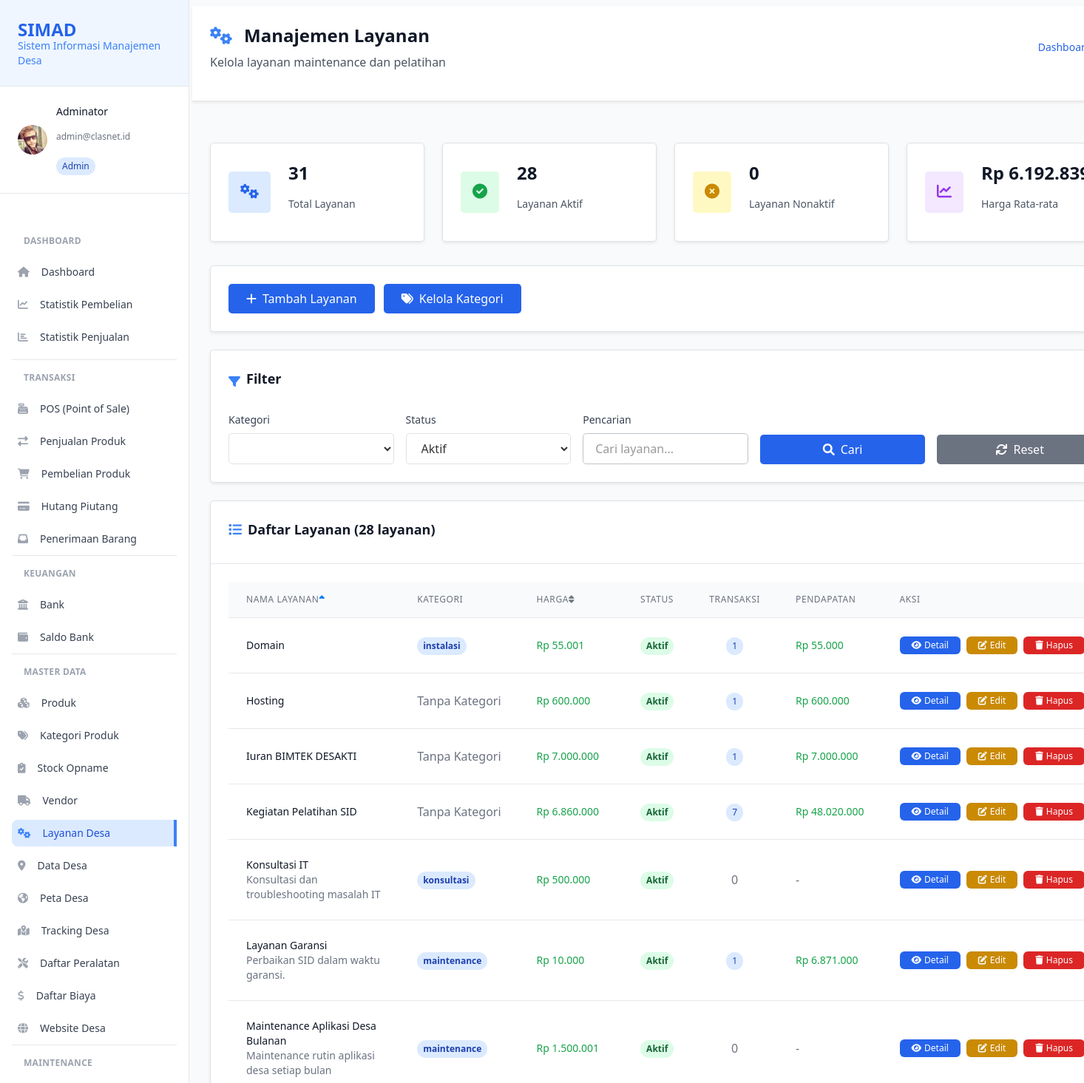
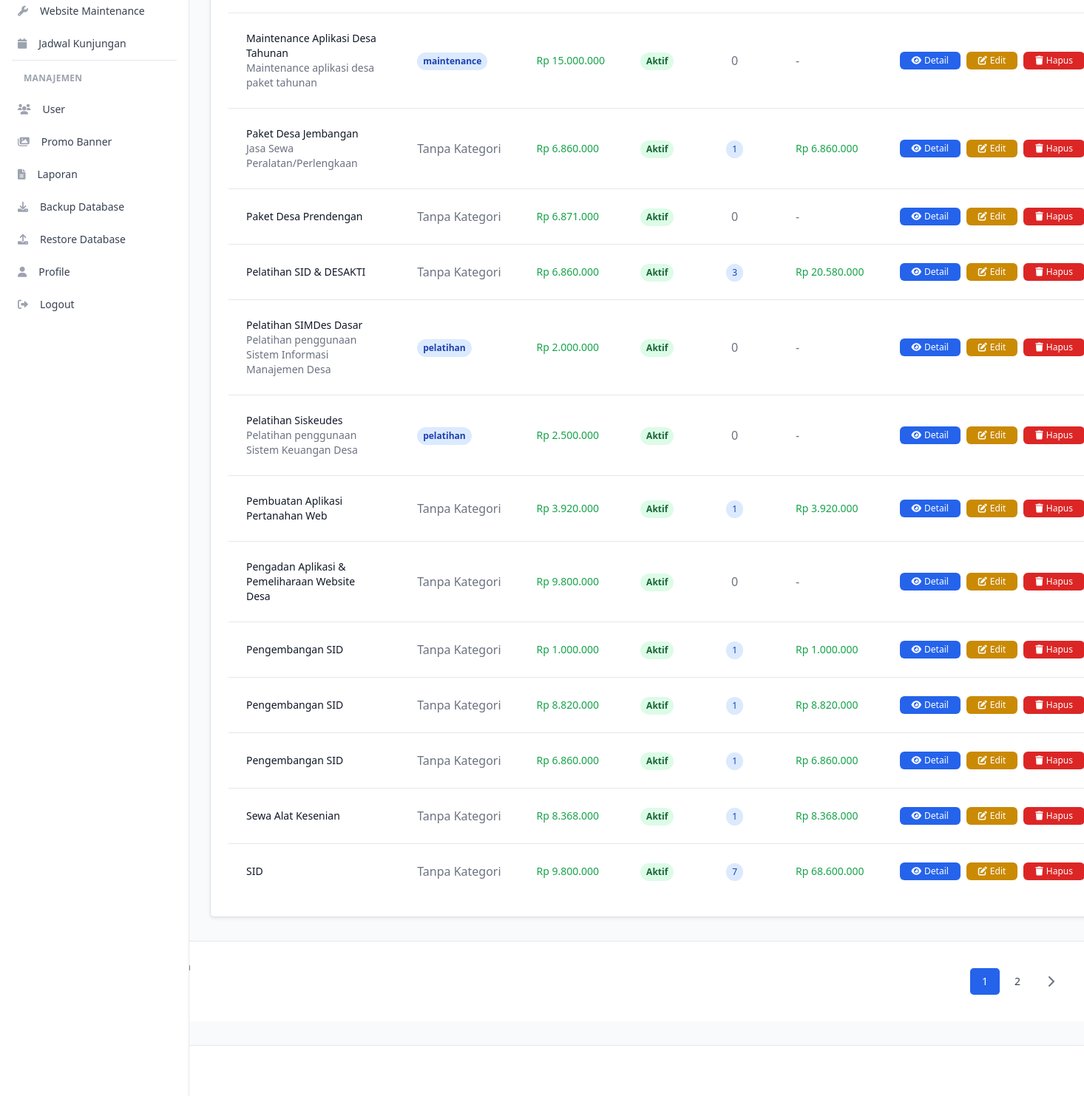
Page /layanan.php (signed in) on the committed database (2 pictures, top to bottom).
### tables this page shows
CREATE TABLE `users` (
  `id` int(11) NOT NULL,
  `username` varchar(50) NOT NULL,
  `email` varchar(100) NOT NULL,
  `password` varchar(255) NOT NULL,
  `nama_lengkap` varchar(100) NOT NULL,
  `role` enum('admin','akunting','supervisor','teknisi','programmer','sales','finance') NOT NULL,
  `no_hp` varchar(20) DEFAULT NULL,
  `foto_profil` varchar(255) DEFAULT NULL,
  `status` enum('aktif','nonaktif') DEFAULT 'aktif',
  `created_at` timestamp NOT NULL DEFAULT current_timestamp(),
  `updated_at` timestamp NOT NULL DEFAULT current_timestamp() ON UPDATE current_timestamp(),
  `last_login` timestamp NULL DEFAULT NULL
);

CREATE TABLE `layanan` (
  `id` int(11) NOT NULL,
  `kode_layanan` varchar(20) NOT NULL,
  `nama_layanan` varchar(100) NOT NULL,
  `jenis_layanan` enum('maintenance','pelatihan','instalasi','konsultasi','pengembangan') NOT NULL,
  `deskripsi` text DEFAULT NULL,
  `gambar` varchar(255) DEFAULT NULL,
  `harga` decimal(15,2) NOT NULL,
  `durasi_hari` int(11) DEFAULT NULL,
  `status` enum('aktif','nonaktif') DEFAULT 'aktif',
  `created_at` timestamp NOT NULL DEFAULT current_timestamp(),
  `updated_at` timestamp NOT NULL DEFAULT current_timestamp() ON UPDATE current_timestamp(),
  `harga_diskon` decimal(15,2) DEFAULT NULL COMMENT 'Harga setelah diskon',
  `is_featured` tinyint(1) DEFAULT 0 COMMENT '1 = layanan unggulan, 0 = layanan biasa'
);

### layanan.php (the view, shortened to what the rows shown need)
<?php
require_once 'config/database.php';
require_once 'config/auth.php';
$db = getDatabase();
function formatRupiah($angka) {
    return 'Rp ' . number_format($angka, 0, ',', '.');
}
$status_filter = $_GET['status'] ?? 'aktif';
$sort = $_GET['sort'] ?? 'nama_layanan';
$order = $_GET['order'] ?? 'ASC';
$page = max(1, intval($_GET['page'] ?? 1));
$limit = 20;
$offset = ($page - 1) * $limit;
$where_conditions = ["l.status != 'deleted'"];
$params = [];
if ($status_filter && $status_filter !== 'semua') {
    $where_conditions[] = "l.status = ?";
    $params[] = $status_filter;
}
$where_clause = implode(' AND ', $where_conditions);
$layanan_query = "
    SELECT l.id,
           l.kode_layanan,
           l.nama_layanan,
           l.jenis_layanan,
           l.harga,
           l.durasi_hari as durasi,
           l.deskripsi,
           l.status,
           l.created_at,
           l.updated_at,
           COALESCE(stats.total_transaksi, 0) as total_transaksi,
           COALESCE(stats.total_pendapatan, 0) as total_pendapatan
    FROM layanan l
    LEFT JOIN (
        SELECT td.layanan_id,
               COUNT(DISTINCT td.transaksi_id) as total_transaksi,
               SUM(td.subtotal) as total_pendapatan
        FROM transaksi_detail td
        JOIN transaksi t ON td.transaksi_id = t.id
        WHERE td.layanan_id IS NOT NULL
        GROUP BY td.layanan_id
    ) stats ON l.id = stats.layanan_id
    WHERE $where_clause
    ORDER BY l.$sort $order
    LIMIT $limit OFFSET $offset
";
$layanan_list = $db->select($layanan_query, $params);
function getStatusText($status) {
    $texts = [
        'aktif' => 'Aktif',
        'nonaktif' => 'Nonaktif',
        'deleted' => 'Dihapus'
    ];
    return $texts[$status] ?? $status;
}
function getSortIcon($column, $current_sort, $current_order) {
    if ($column !== $current_sort) {
        return '<i class="fa fa-sort text-muted"></i>';
    }
    return $current_order === 'ASC' ?
        '<i class="fa fa-sort-up text-primary"></i>' :
        '<i class="fa fa-sort-down text-primary"></i>';
}
function getSortUrl($column, $current_sort, $current_order) {
    $new_order = ($column === $current_sort && $current_order === 'ASC') ? 'DESC' : 'ASC';
    $params = $_GET;
    $params['sort'] = $column;
    $params['order'] = $new_order;
    unset($params['page']);
    return '?' . http_build_query($params);
}
?>
<!DOCTYPE html>
<html lang="id">
<head>
    <script src="https://cdn.tailwindcss.com"></script>
    <link rel="stylesheet" href="https://cdnjs.cloudflare.com/ajax/libs/font-awesome/6.0.0/css/all.min.css">
</head>
<body class="bg-gray-50 font-sans">
    <?php include 'layouts/header.php'; ?>
    <div class="bg-white shadow-sm border-b border-gray-200 mb-6">
        <div class="px-6 py-4">
            <div class="flex items-center justify-between">
                <div>
                    <h1 class="text-2xl font-bold text-gray-900 flex items-center">
                        <i class="fa fa-cogs text-primary-500 mr-3"></i>
                        Manajemen Layanan
                    </h1>
                </div>
            </div>
        </div>
    </div>
    <div class="max-w-7xl ml-0 px-4 sm:px-6 lg:px-8 py-8 overflow-hidden">
        <div class="bg-white rounded-lg shadow-sm border border-gray-200">
            <div class="p-6">
                <?php if (empty($layanan_list)): ?>
                <div class="text-center py-12">
                    <i class="fa fa-cogs text-6xl text-gray-400 mb-4"></i>
                    <h4 class="text-xl font-semibold text-gray-600 mb-2">Tidak ada layanan ditemukan</h4>
                    <p class="text-gray-500 mb-6">Silakan tambah layanan baru atau ubah filter pencarian.</p>
                    <?php if (AuthStatic::hasRole(['admin', 'sales'])): ?>
                    <a href="layanan-add.php" class="inline-flex items-center px-4 py-2 bg-primary-600 text-white rounded-lg hover:bg-primary-700 transition-colors">
                        <i class="fa fa-plus mr-2"></i> Tambah Layanan Pertama
                    </a>
                    <?php endif; ?>
                </div>
                <?php else: ?>
                <div class="overflow-x-auto">
                    <table class="min-w-full divide-y divide-gray-200">
                        <thead class="bg-gray-50">
                            <tr>
                                <th class="px-6 py-3 text-left text-xs font-medium text-gray-500 uppercase tracking-wider cursor-pointer hover:bg-gray-100" onclick="location.href='<?= getSortUrl('nama_layanan', $sort, $order) ?>'">
                                    <div class="flex items-center">
                                        Nama Layanan <?= getSortIcon('nama_layanan', $sort, $order) ?>
                                    </div>
                                </th>
                                <th class="px-6 py-3 text-left text-xs font-medium text-gray-500 uppercase tracking-wider">Kategori</th>
                                <th class="px-6 py-3 text-left text-xs font-medium text-gray-500 uppercase tracking-wider cursor-pointer hover:bg-gray-100" onclick="location.href='<?= getSortUrl('harga', $sort, $order) ?>'">
                                    <div class="flex items-center">
                                        Harga <?= getSortIcon('harga', $sort, $order) ?>
                                    </div>
                                </th>
                                <th class="px-6 py-3 text-left text-xs font-medium text-gray-500 uppercase tracking-wider">Status</th>
                                <th class="px-6 py-3 text-left text-xs font-medium text-gray-500 uppercase tracking-wider hidden lg:table-cell">Transaksi</th>
                                <th class="px-6 py-3 text-left text-xs font-medium text-gray-500 uppercase tracking-wider hidden lg:table-cell">Pendapatan</th>
                                <th class="px-6 py-3 text-left text-xs font-medium text-gray-500 uppercase tracking-wider">Aksi</th>
                            </tr>
                        </thead>
                        <tbody class="bg-white divide-y divide-gray-200">
                                <?php foreach ($layanan_list as $layanan): ?>
                                <tr class="hover:bg-gray-50 transition-colors duration-200">
                                    <td class="px-6 py-4">
                                        <a href="layanan-view.php?id=<?= $layanan['id'] ?>" class="text-primary-600 hover:text-primary-700">
                                            <div class="text-sm font-medium text-gray-900"><?= htmlspecialchars($layanan['nama_layanan']) ?></div>
                                        </a>
                                        <?php if ($layanan['deskripsi']): ?>
                                            <div class="text-sm text-gray-500"><?= htmlspecialchars(substr($layanan['deskripsi'], 0, 100)) ?><?= strlen($layanan['deskripsi']) > 100 ? '...' : '' ?></div>
                                        <?php endif; ?>
                                    </td>
                                    <td class="px-6 py-4 whitespace-nowrap">
                                        <?php if ($layanan['jenis_layanan']): ?>
                                            <span class="inline-flex px-2 py-1 text-xs font-semibold rounded-full bg-blue-100 text-blue-800"><?= htmlspecialchars($layanan['jenis_layanan']) ?></span>
                                        <?php else: ?>
                                            <span class="text-gray-500">Tanpa Kategori</span>
                                        <?php endif; ?>
                                    </td>
                                    <td class="px-6 py-4 whitespace-nowrap">
                                        <div class="text-sm font-medium text-green-600"><?= formatRupiah($layanan['harga']) ?></div>
                                    </td>
                                    <td class="px-6 py-4 whitespace-nowrap">
                                        <span class="inline-flex px-2 py-1 text-xs font-semibold rounded-full <?= $layanan['status'] === 'aktif' ? 'bg-green-100 text-green-800' : 'bg-red-100 text-red-800' ?>">
                                            <?= getStatusText($layanan['status']) ?>
                                        </span>
                                    </td>
                                    <td class="px-6 py-4 whitespace-nowrap text-center hidden lg:table-cell">
                                        <?php if ($layanan['total_transaksi'] > 0): ?>
                                            <span class="inline-flex px-2 py-1 text-xs font-medium bg-blue-100 text-blue-800 rounded-full"><?= number_format($layanan['total_transaksi']) ?></span>
                                        <?php else: ?>
                                            <span class="text-gray-500">0</span>
                                        <?php endif; ?>
                                    </td>
                                    <td class="px-6 py-4 whitespace-nowrap hidden lg:table-cell">
                                        <?php if ($layanan['total_pendapatan'] > 0): ?>
                                            <div class="text-sm font-medium text-green-600"><?= formatRupiah($layanan['total_pendapatan']) ?></div>
                                        <?php else: ?>
                                            <span class="text-gray-500">-</span>
                                        <?php endif; ?>
                                    </td>
                                    <td class="px-6 py-4 whitespace-nowrap text-sm font-medium">
                                        <div class="flex space-x-2">
                                            <a href="layanan-view.php?id=<?= $layanan['id'] ?>"
                                               class="inline-flex items-center px-3 py-1 bg-blue-600 text-white text-xs font-medium rounded-md hover:bg-blue-700 transition-colors duration-200"
                                               title="Lihat Detail">
                                                <i class="fa fa-eye mr-1"></i> Detail
                                            </a>
                                            <?php if (AuthStatic::hasRole(['admin']) || ($user['role'] === 'sales' && $layanan['created_by'] == $user['id'])): ?>
                                            <a href="layanan-edit.php?id=<?= $layanan['id'] ?>"
                                               class="inline-flex items-center px-3 py-1 bg-yellow-600 text-white text-xs font-medium rounded-md hover:bg-yellow-700 transition-colors duration-200"
                                               title="Edit">
                                                <i class="fa fa-edit mr-1"></i> Edit
                                            </a>
                                            <?php endif; ?>
                                            <?php if (AuthStatic::hasRole(['admin'])): ?>
                                            <button type="button"
                                                    class="inline-flex items-center px-3 py-1 bg-red-600 text-white text-xs font-medium rounded-md hover:bg-red-700 transition-colors duration-200"
                                                    onclick="confirmDelete(<?= $layanan['id'] ?>, '<?= htmlspecialchars($layanan['nama_layanan']) ?>')"
                                                    title="Hapus">
                                                <i class="fa fa-trash mr-1"></i> Hapus
                                            </button>
                                            <?php endif; ?>
                                        </div>
                                    </td>
                                </tr>
                                <?php endforeach; ?>
                            </tbody>
                        </table>
                    </div>
                </div>
            </div>
            <?php endif; ?>
        </div>
    </div>
<?php
require_once 'layouts/footer.php';
?>

### layouts/header.php (shortened to what the rows shown need)
<?php
if (class_exists('AuthStatic') && AuthStatic::isLoggedIn()) {
    $user = AuthStatic::getCurrentUser();
}
?>
<!DOCTYPE html>
<html lang="id" class="h-full bg-gray-50">
<head>
    <link href="https://cdn.jsdelivr.net/npm/bootstrap@4.6.2/dist/css/bootstrap.min.css" rel="stylesheet">
    <script src="https://cdn.tailwindcss.com"></script>
    <link href="https://cdnjs.cloudflare.com/ajax/libs/font-awesome/6.0.0/css/all.min.css" rel="stylesheet">
    <link href="css/pwa-mobile.css?v=<?php echo time(); ?>" rel="stylesheet">
    <link href="https://cdn.jsdelivr.net/npm/select2@4.1.0-rc.0/dist/css/select2.min.css" rel="stylesheet" />
</head>
<body class="h-full bg-gray-50">
    <aside id="sidebar" class="fixed top-0 left-0 z-20 flex flex-col flex-shrink-0 hidden w-64 h-full font-normal duration-75 lg:flex transition-width" aria-label="Sidebar">
        <div class="relative flex-1 flex flex-col min-h-0 border-r border-gray-200 bg-white">
            <div class="px-4 py-4 border-b border-gray-200 bg-white">
                <div class="flex items-center space-x-3">
                    <div class="flex-1 min-w-0">
                        <p class="text-sm font-medium text-gray-900 truncate">
                            <?php echo htmlspecialchars($user['nama_lengkap'] ?? 'User'); ?>
                        </p>
                        <p class="text-xs text-gray-500 truncate">
                            <?php echo htmlspecialchars($user['email'] ?? ''); ?>
                        </p>
                        <span class="inline-flex items-center px-2 py-1 rounded-full text-xs font-medium bg-blue-100 text-blue-800 mt-1">
                            <?php echo ucfirst($user['role'] ?? 'user'); ?>
                        </span>
                    </div>
                </div>
            </div>
        </div>
    </aside>
    <div id="main-content" class="h-full w-full bg-gray-50 relative lg:ml-64 overflow-x-hidden">
        <main class="pt-2 px-1 sm:px-2 max-w-full">

### rows in the picture
users: nama_lengkap "Adminator", email "admin@clasnet.id", role "Admin"
layanan: nama_layanan "Domain", jenis_layanan "instalasi", harga "Rp 55.001", status "Aktif", total_transaksi "1", total_pendapatan "Rp 55.000"
layanan: nama_layanan "Hosting", jenis_layanan "Tanpa Kategori", harga "Rp 600.000", status "Aktif", total_transaksi "1", total_pendapatan "Rp 600.000"
layanan: nama_layanan "Iuran BIMTEK DESAKTI", jenis_layanan "Tanpa Kategori", harga "Rp 7.000.000", status "Aktif", total_transaksi "1", total_pendapatan "Rp 7.000.000"
layanan: nama_layanan "Kegiatan Pelatihan SID", jenis_layanan "Tanpa Kategori", harga "Rp 6.860.000", status "Aktif", total_transaksi "7", total_pendapatan "Rp 48.020.000"
layanan: nama_layanan "Konsultasi IT", deskripsi "Konsultasi dan troubleshooting masalah IT", jenis_layanan "konsultasi", harga "Rp 500.000", status "Aktif"
layanan: nama_layanan "Layanan Garansi", deskripsi "Perbaikan SID dalam waktu garansi.", jenis_layanan "maintenance", harga "Rp 10.000", status "Aktif", total_transaksi "1", total_pendapatan "Rp 6.871.000"
layanan: nama_layanan "Maintenance Aplikasi Desa Bulanan", deskripsi "Maintenance rutin aplikasi desa setiap bulan", jenis_layanan "maintenance", harga "Rp 1.500.001", status "Aktif"
layanan: nama_layanan "Maintenance Aplikasi Desa Tahunan", deskripsi "Maintenance aplikasi desa paket tahunan", jenis_layanan "maintenance", harga "Rp 15.000.000", status "Aktif"
layanan: nama_layanan "Paket Desa Jembangan", deskripsi "Jasa Sewa Peralatan/Perlengkaan", jenis_layanan "Tanpa Kategori", harga "Rp 6.860.000", status "Aktif", total_transaksi "1", total_pendapatan "Rp 6.860.000"
layanan: nama_layanan "Paket Desa Prendengan", jenis_layanan "Tanpa Kategori", harga "Rp 6.871.000", status "Aktif"
layanan: nama_layanan "Pelatihan SID & DESAKTI", jenis_layanan "Tanpa Kategori", harga "Rp 6.860.000", status "Aktif", total_transaksi "3", total_pendapatan "Rp 20.580.000"
layanan: nama_layanan "Pelatihan SIMDes Dasar", deskripsi "Pelatihan penggunaan Sistem Informasi Manajemen Desa", jenis_layanan "pelatihan", harga "Rp 2.000.000", status "Aktif"
layanan: nama_layanan "Pelatihan Siskeudes", deskripsi "Pelatihan penggunaan Sistem Keuangan Desa", jenis_layanan "pelatihan", harga "Rp 2.500.000", status "Aktif"
layanan: nama_layanan "Pembuatan Aplikasi Pertanahan Web", jenis_layanan "Tanpa Kategori", harga "Rp 3.920.000", status "Aktif", total_transaksi "1", total_pendapatan "Rp 3.920.000"
layanan: nama_layanan "Pengadan Aplikasi & Pemeliharaan Website Desa", jenis_layanan "Tanpa Kategori", harga "Rp 9.800.000", status "Aktif"
layanan: nama_layanan "Pengembangan SID", jenis_layanan "Tanpa Kategori", harga "Rp 1.000.000", status "Aktif", total_transaksi "1", total_pendapatan "Rp 1.000.000"
layanan: nama_layanan "Pengembangan SID", jenis_layanan "Tanpa Kategori", harga "Rp 8.820.000", status "Aktif", total_transaksi "1", total_pendapatan "Rp 8.820.000"
layanan: nama_layanan "Pengembangan SID", jenis_layanan "Tanpa Kategori", harga "Rp 6.860.000", status "Aktif", total_transaksi "1", total_pendapatan "Rp 6.860.000"
layanan: nama_layanan "Sewa Alat Kesenian", jenis_layanan "Tanpa Kategori", harga "Rp 8.368.000", status "Aktif", total_transaksi "1", total_pendapatan "Rp 8.368.000"
layanan: nama_layanan "SID", jenis_layanan "Tanpa Kategori", harga "Rp 9.800.000", status "Aktif", total_transaksi "7", total_pendapatan "Rp 68.600.000"

### other values in the picture
$stats['total_layanan'] "31"
$stats['aktif'] "28"
$stats['nonaktif'] "0"
formatRupiah($stats['harga_rata_rata']) "Rp…"
$total_records "28"
